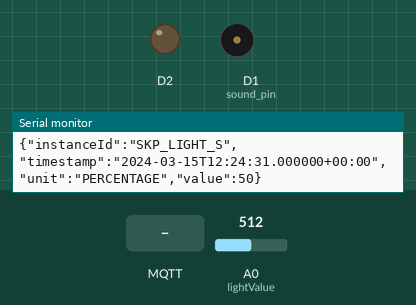
Bench run of a sketch on a simulated ESP8266 (NodeMCU). On the bench: output pins drawn as LEDs (lit = HIGH), buzzer (waves = sounding), the last lines printed to the serial monitor. The test bench sets the inputs (shaded band); at power-on: A0 (lightValue) = 512. WiFi joins after 1.5 s; servers stay silent unless stated; no MQTT or app messages arrive unless stated; not simulated (calls return 0 or success): credentials.h; names the files do not define were given values by the test bench: mqttPort = 1883.

Above: at 2.8 s.
2.9 s: MQTT message "true" arrives on the second subscribed topic
At 5.07 s:
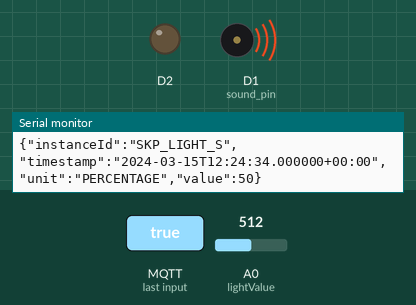
9.8 s: MQTT message "true" arrives on the first subscribed topic
At 12.4 s:
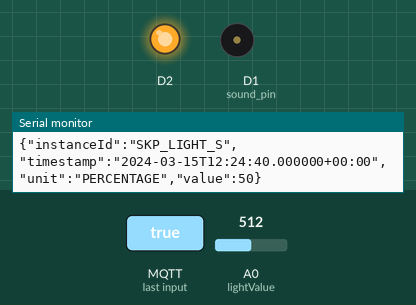
17.5 s: MQTT message "false" arrives on the first subscribed topic
At 22.1 s:
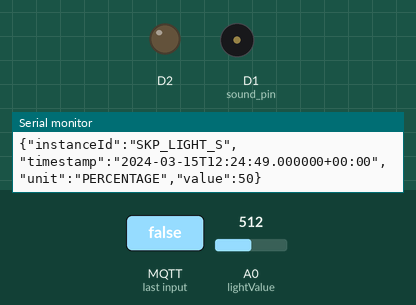
Timing chart, 0 to 27.6 s (numbered marks = the images above; inputs shaded):
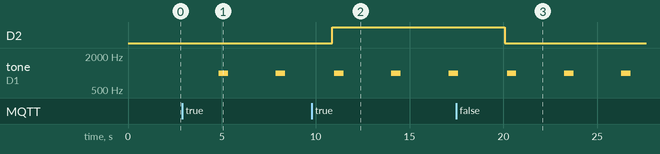

Measured:
- after the input at 2.9 s, tone on D1 (sound_pin): alternates 1000 Hz for 0.50 s and silent for 2.5 s, starting after 1.9 s
- after the input at 9.8 s, D2: LOW → HIGH after 1.1 s
- after the input at 17.5 s, D2: HIGH → LOW after 2.6 s

The sketch:

stuttgart_killesberg.ino
```cpp
#include "credentials.h"

#include <Servo.h>
#include <ESP8266WiFi.h>
#include <PubSubClient.h>
#include <TimeLib.h>
#include <WiFiUdp.h>

// NTP Servers:
static const char ntpServerName[] = "us.pool.ntp.org";

const int timeZone = 2;     // Central European Time


WiFiUDP Udp;
unsigned int localPort = 8888;  // local port to listen for UDP packets

time_t getNtpTime();
void digitalClockDisplay();
void printDigits(int digits);
void sendNTPpacket(IPAddress &address);

#define sound_pin D1 // wall
boolean play = false;


WiFiClientSecure espClient; // WiFiClient to connect and use WiFi
PubSubClient mqtt(espClient); // mqtt client

int lightValue = A0;

// closes the window and sens appropriate retained status message to mqtt broker
void play_alarm() {
  tone(sound_pin, 1000, 500);
}

void stop_alarm() {
  noTone(sound_pin);
}


void setup() {
  Serial.begin(9600);
  pinMode(sound_pin, OUTPUT);
  pinMode(D2, OUTPUT);
  // Connect to WiFi
  WiFi.begin(ssid, password);
  while (WiFi.status() != WL_CONNECTED) {
    delay(500);
    Serial.println("Connecting to WiFi..");
  }
  Serial.println("Connected to the WiFi network");

  espClient.setInsecure();

  // Set mqqt config info
  mqtt.setServer(mqttServer, mqttPort);
  mqtt.setCallback(callback);

  // Connect to mqtt broker
  while (!mqtt.connected()) {
    Serial.println("Connecting to MQTT...");

    if (mqtt.connect("STUTTGART_KILLESBERG_PARK", mqttUser, mqttPassword)) {

      Serial.println("connected");

    } else {

      Serial.print("failed with state ");
      Serial.print(mqtt.state());
      delay(2000);

    }
  }

  // subscribe to topics
  mqtt.subscribe("actuators/statusdata/STUTTGART_KILLESBERG_PARK/ALARM_LIGHT");
  mqtt.subscribe("actuators/statusdata/STUTTGART_KILLESBERG_PARK/ALARM_SOUND");


  // startup message for alarm_tone
  mqtt.publish("actuators/metadata/STUTTGART_KILLESBERG_PARK/ALARM_SOUND",
               "{\"instanceId\":\"SKP_SOUND_A\",\"name\":\"Alarm Sound at Stuttgart Killesberg Park\",\"location\":\"STUTTGART_KILLESBERG_PARK\",\"type\":\"ALARM_SOUND\"}");

  //startup message for alarmlight
  mqtt.publish("actuators/metadata/STUTTGART_KILLESBERG_PARK/ALARM_LIGHT",
               "{\"instanceId\":\"SKP_LIGHT_A\",\"name\":\"Alarm Light at Stuttgart Killesberg Park\",\"location\":\"STUTTGART_KILLESBERG_PARK\",\"type\":\"ALARM_LIGHT\"}");

  //startup message for LightSensor
  mqtt.publish("sensors/metadata/STUTTGART_KILLESBERG_PARK/LIGHT",
               "{\"instanceId\":\"SKP_LIGHT_S\",\"name\":\"Light at Stuttgart Killesberg Park\",\"location\":\"STUTTGART_KILLESBERG_PARK\",\"measure\":\"LIGHT\"}");

  Udp.begin(localPort);
  setSyncProvider(getNtpTime);
  setSyncInterval(300);


}

// callback function which is called for each incoming message
void callback(char* topic, byte* payload, unsigned int length) {
  char message[length + 1]; // will later contain only the message, without sender information
  for (int i = 0; i < length; i++) { // copy message from payload to message
    message[i] = (char) payload[i];
  }
  message[length] = '\0'; // add null byte to terminate string

  String topic_s = String(topic);
  String message_s = String(message);

  if (topic_s == "actuators/statusdata/STUTTGART_KILLESBERG_PARK/ALARM_SOUND") {
    if (message_s.indexOf("true") > -1 ) {
      play = true;


    } else if (message_s.indexOf("false") > -1 ) {
      play = false;

    }
  } else if (topic_s == "actuators/statusdata/STUTTGART_KILLESBERG_PARK/ALARM_LIGHT") {
    if (message_s.indexOf("true") > -1) {
      digitalWrite(D2, HIGH);
    } else if (message_s.indexOf("false") > -1) {
      digitalWrite(D2, LOW);
    }
  }

  Serial.print(topic);
  Serial.print(": ");
  Serial.println(message);

}

void loop() {
  mqtt.loop();

  int value = map(analogRead(lightValue), 0, 1023, 100,0);
  char timestamp[33];
  sprintf(timestamp, "%d-%02d-%02dT%02d:%02d:%02d.000000+00:00", year(), month(), day(), hour(), minute(), second());

  char msg[96];
  sprintf(msg, "{\"instanceId\":\"SKP_LIGHT_S\",\"timestamp\":\"%s\",\"unit\":\"PERCENTAGE\",\"value\":%d}", timestamp, value);
  Serial.println(msg);


  mqtt.publish("sensors/telemetry/STUTTGART_KILLESBERG_PARK/LIGHT", msg, true);
  if (play) {
    play_alarm();
  } else {
    stop_alarm();
  }
  delay(3000);


}


const int NTP_PACKET_SIZE = 48; // NTP time is in the first 48 bytes of message
byte packetBuffer[NTP_PACKET_SIZE]; //buffer to hold incoming & outgoing packets

time_t getNtpTime()
{
  IPAddress ntpServerIP; // NTP server's ip address

  while (Udp.parsePacket() > 0) ; // discard any previously received packets
  Serial.println("Transmit NTP Request");
  // get a random server from the pool
  WiFi.hostByName(ntpServerName, ntpServerIP);
  Serial.print(ntpServerName);
  Serial.print(": ");
  Serial.println(ntpServerIP);
  sendNTPpacket(ntpServerIP);
  uint32_t beginWait = millis();
  while (millis() - beginWait < 1500) {
    int size = Udp.parsePacket();
    if (size >= NTP_PACKET_SIZE) {
      Serial.println("Receive NTP Response");
      Udp.read(packetBuffer, NTP_PACKET_SIZE);  // read packet into the buffer
      unsigned long secsSince1900;
      // convert four bytes starting at location 40 to a long integer
      secsSince1900 =  (unsigned long)packetBuffer[40] << 24;
      secsSince1900 |= (unsigned long)packetBuffer[41] << 16;
      secsSince1900 |= (unsigned long)packetBuffer[42] << 8;
      secsSince1900 |= (unsigned long)packetBuffer[43];
      return secsSince1900 - 2208988800UL + timeZone * SECS_PER_HOUR;
    }
  }
  Serial.println("No NTP Response :-(");
  return 0; // return 0 if unable to get the time
}

// send an NTP request to the time server at the given address
void sendNTPpacket(IPAddress &address)
{
  // set all bytes in the buffer to 0
  memset(packetBuffer, 0, NTP_PACKET_SIZE);
  // Initialize values needed to form NTP request
  // (see URL above for details on the packets)
  packetBuffer[0] = 0b11100011;   // LI, Version, Mode
  packetBuffer[1] = 0;     // Stratum, or type of clock
  packetBuffer[2] = 6;     // Polling Interval
  packetBuffer[3] = 0xEC;  // Peer Clock Precision
  // 8 bytes of zero for Root Delay & Root Dispersion
  packetBuffer[12] = 49;
  packetBuffer[13] = 0x4E;
  packetBuffer[14] = 49;
  packetBuffer[15] = 52;
  // all NTP fields have been given values, now
  // you can send a packet requesting a timestamp:
  Udp.beginPacket(address, 123); //NTP requests are to port 123
  Udp.write(packetBuffer, NTP_PACKET_SIZE);
  Udp.endPacket();
}
```
